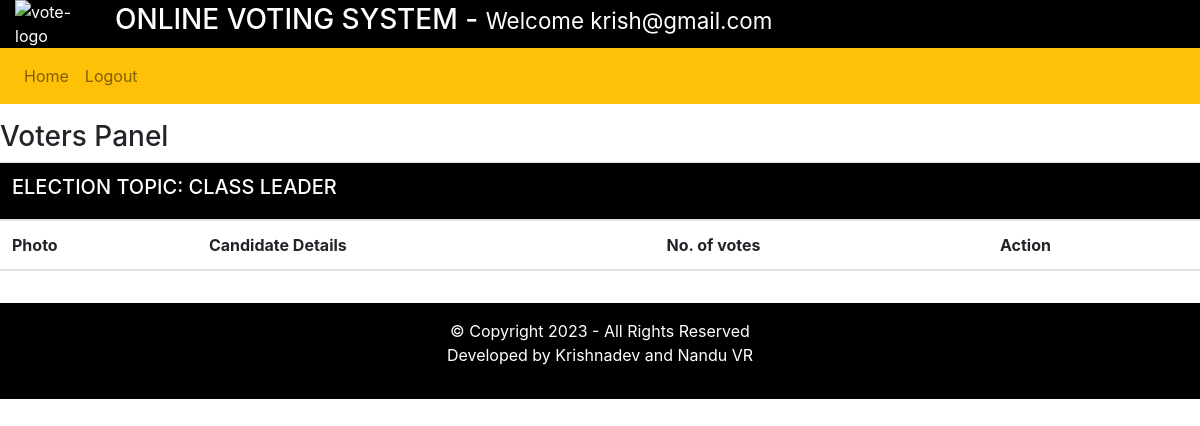
The app's page /voters/index.php (signed in), older data.
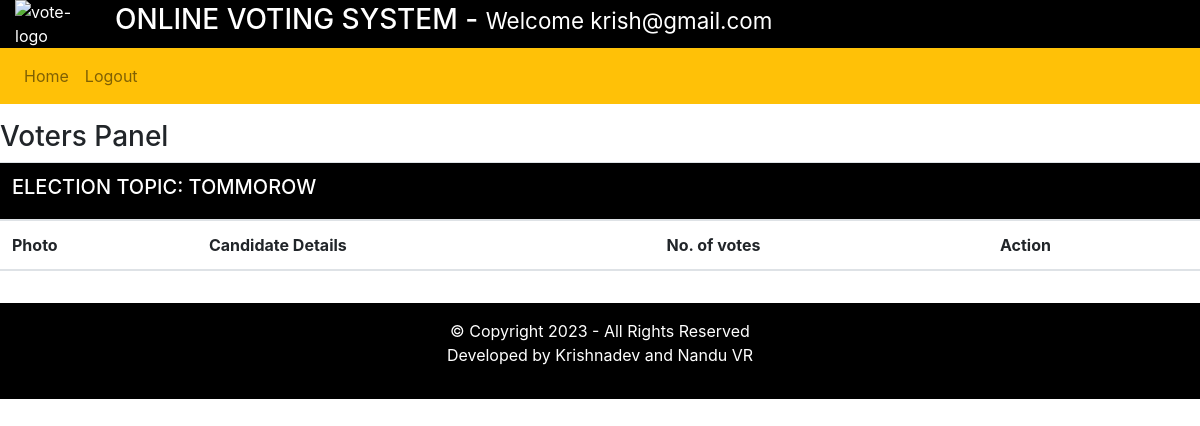
The same page, newer data.
### tables this page shows
CREATE TABLE IF NOT EXISTS `elections` (
  `id` int NOT NULL AUTO_INCREMENT,
  `election_topic` varchar(255) DEFAULT NULL,
  `starting_date` date DEFAULT NULL,
  `ending_date` date DEFAULT NULL,
  `status` varchar(45) DEFAULT NULL,
  `no_of_candidates` int DEFAULT NULL,
  `inserted_by` varchar(255) DEFAULT NULL,
  `inserted_on` date DEFAULT NULL,
  PRIMARY KEY (`id`)
);

### voters/index.php (the view, shortened to what this page needs)
<?php
require_once("./includes/header.php");
require_once("./includes/navigation.php");
?>
<div class="row my-3">
    <div class="col-12">
        <h3>Voters Panel</h3>
        <?php
        $fetchingActiveElections = mysqli_query($db, "SELECT * FROM elections WHERE status = 'Active' ") or die(mysqli_error($db));
        $activeElections = mysqli_num_rows($fetchingActiveElections);
        if ($activeElections) {
            while ($data = mysqli_fetch_assoc($fetchingActiveElections)) {
                $election_topic = $data['election_topic'];
        ?>
                <table class="table">
                    <thead>
                        <tr>
                            <th colspan="4" class="text-white" style="background-color: black;">
                                <h5>ELECTION TOPIC: <?php echo strtoupper($election_topic); ?></h5>
                            </th>
                        <tr>
                            <th>Photo</th>
                            <th>Candidate Details</th>
                            <th>No. of votes</th>
                            <th>Action</th>
                        </tr>
                        </tr>
                    </thead>
                </table>
            <?php
            }
        } else {
            ?>
            <p class="text-danger">No any active election.</p>
        <?php
        }
        ?>
    </div>
</div>
<?php
require_once("./includes/footer.php");
?>

Row changes from the older to the newer data that the page shows:
no longer on this page (row edited): elections: election_topic "CLASS LEADER"
added elections: election_topic "TOMMOROW"
